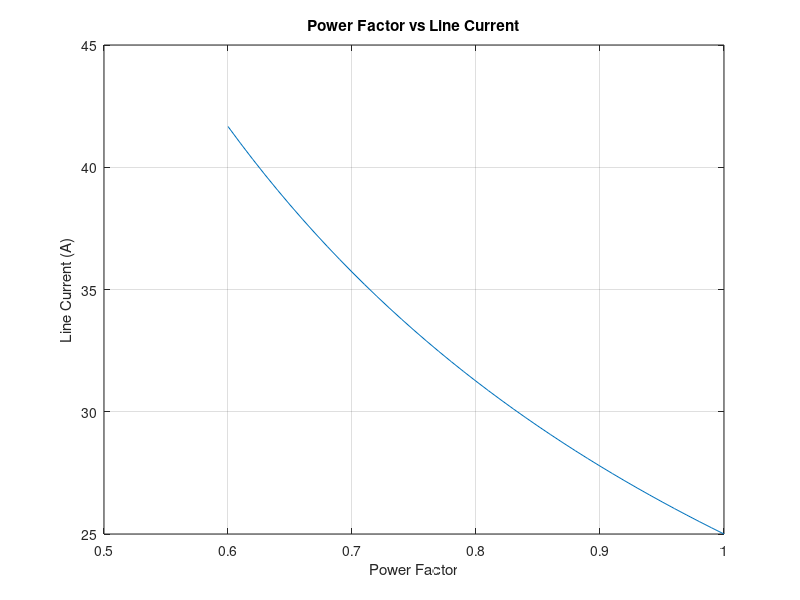

This chart was generated by the following MATLAB code:
clc;
clear;

P = 10000;   % Real Power (W)
V = 400;     % Voltage (V)

pf = 0.6:0.01:1;    % Power factor range
I = P ./ (V .* pf); % Current calculation

plot(pf, I)
xlabel('Power Factor')
ylabel('Line Current (A)')
title('Power Factor vs Line Current')
grid on
